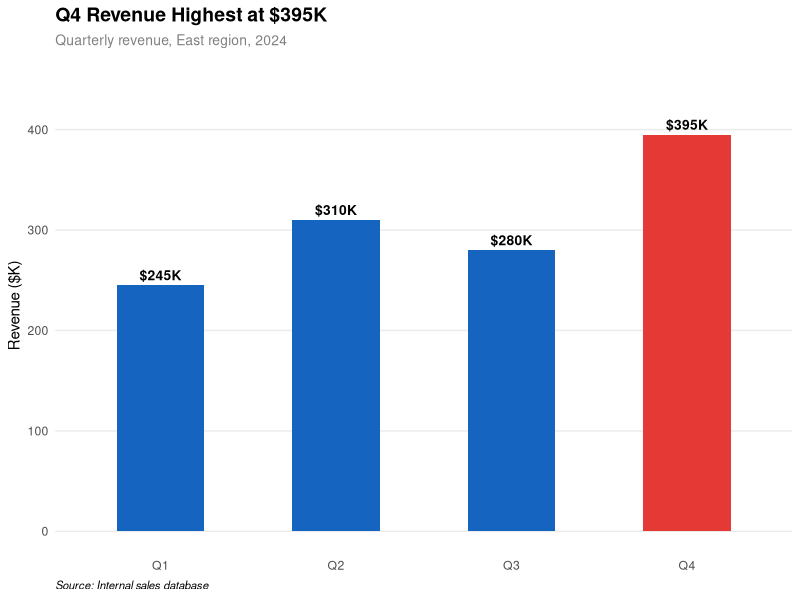
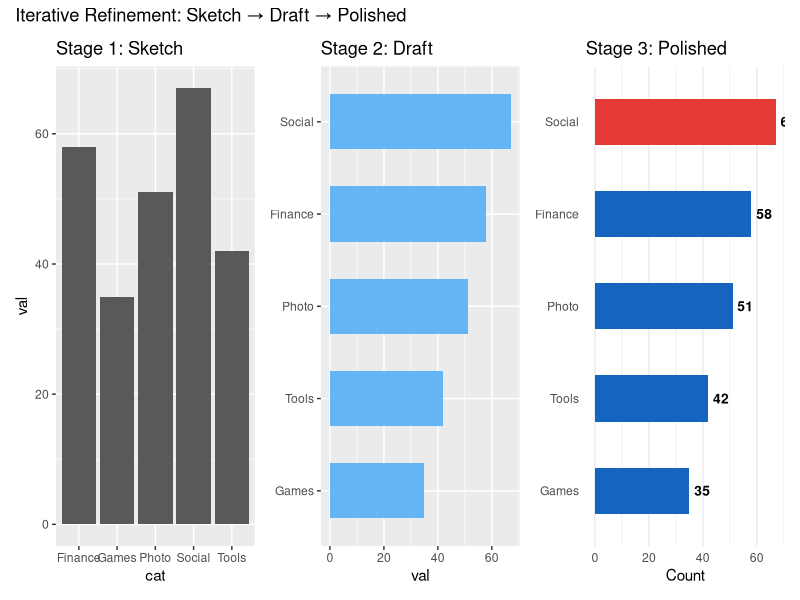
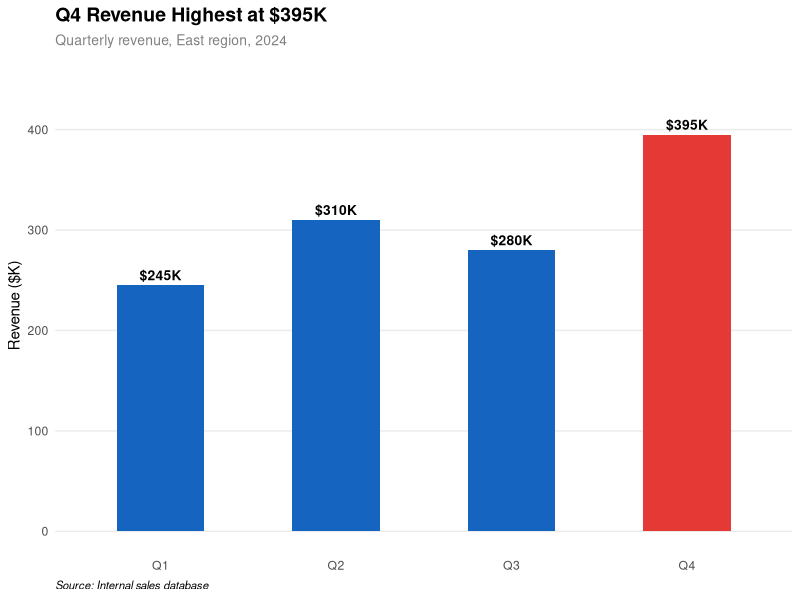
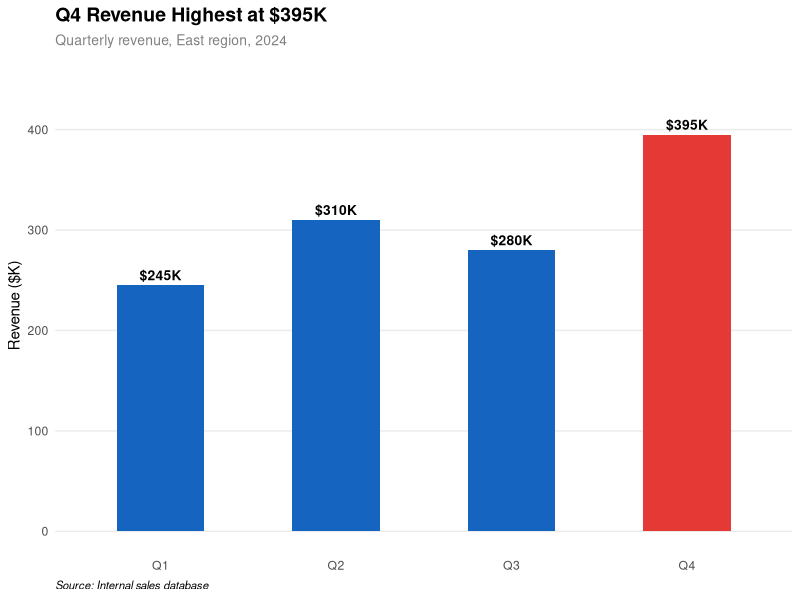
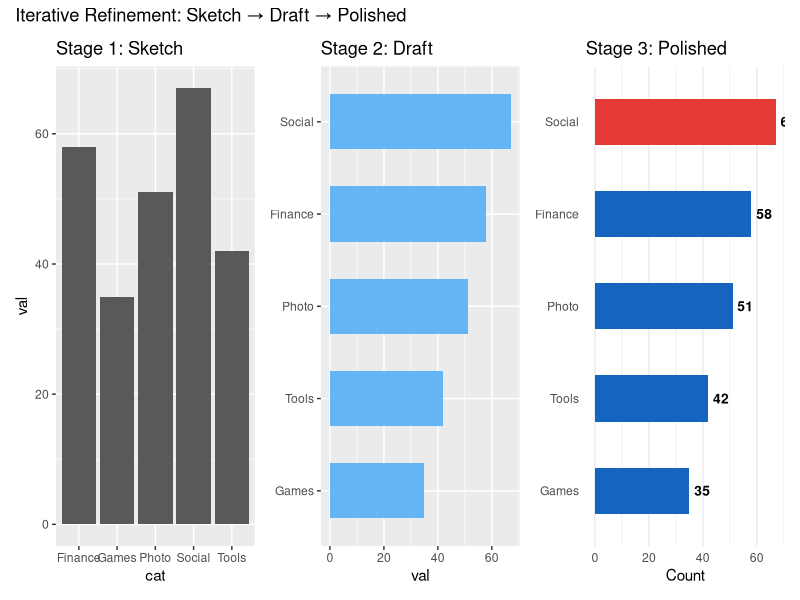
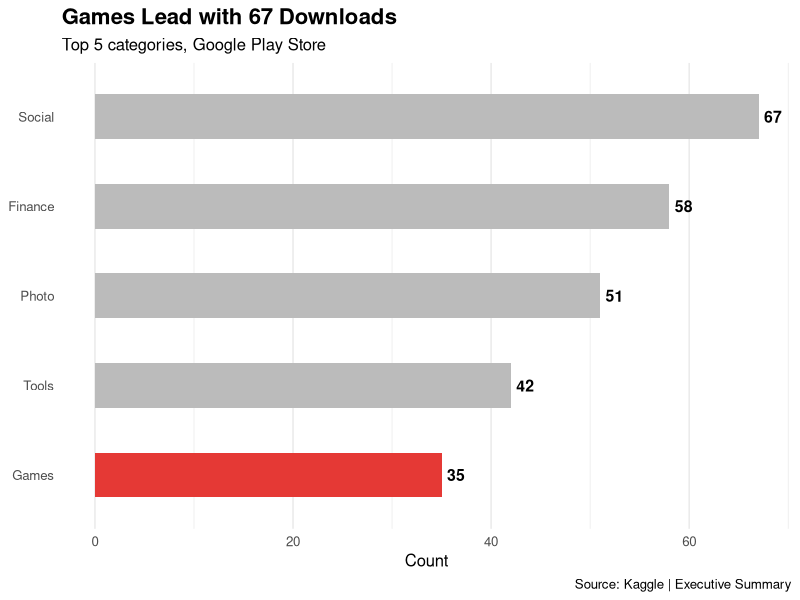
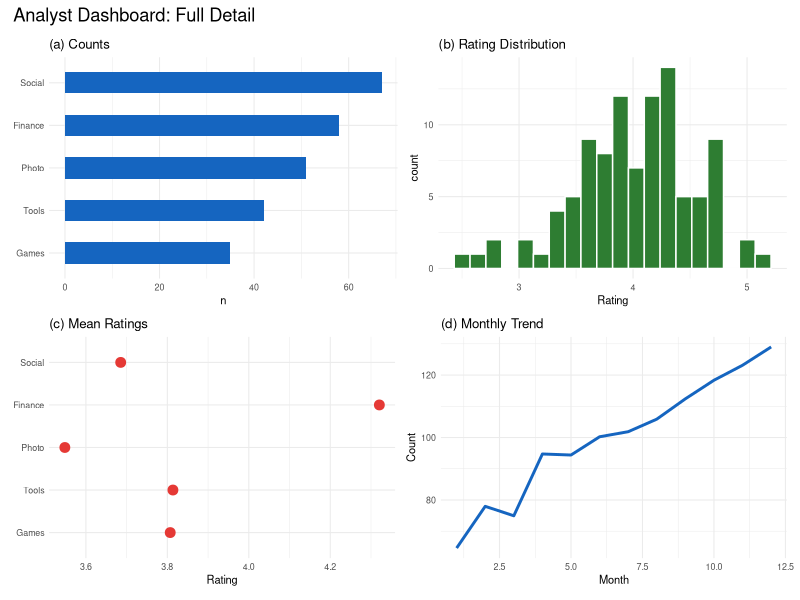

The R source for these figures, in order:
# ============================================================
# Workshop 1 — Module 6: The Design Process
# R Demonstration Script
# Data Visualization for Data Scientists — UNYT Tirana
# ============================================================

library(tidyverse)
library(patchwork)
dir.create("output", showWarnings = FALSE)


# ── COMPLETE PIPELINE DEMO ─────────────────────────────────
# Using a small synthetic dataset to demonstrate all 5 steps

# 1. ACQUIRE ─────────────────────────────────────────────────
# Simulating quarterly revenue data (in production: read_csv())
df_raw <- tibble(
  quarter = c("Q1", "Q2", "Q3", "Q4"),
  revenue = c(245, 310, 280, 395),
  region  = rep("East", 4)
)
cat("── Step 1: Acquire ──\n")
print(df_raw)

# 2. PARSE ───────────────────────────────────────────────────
# Ensure proper types (quarter as ordered factor)
df_parsed <- df_raw |>
  mutate(quarter = factor(quarter, levels = c("Q1","Q2","Q3","Q4"), ordered = TRUE))
cat("\n── Step 2: Parse ──\n")
str(df_parsed)

# 3. FILTER ──────────────────────────────────────────────────
# No filtering needed on this small dataset; in practice:
# df_filtered <- df_parsed |> filter(region == "East", revenue > 0)
df_filtered <- df_parsed

# 4. MINE ────────────────────────────────────────────────────
max_q <- df_filtered |> slice_max(revenue, n = 1)
cat("\n── Step 4: Mine ──\n")
cat("Best quarter:", max_q$quarter, "with $", max_q$revenue, "K\n")

# 5. REPRESENT ───────────────────────────────────────────────
p_final <- ggplot(df_filtered, aes(x = quarter, y = revenue)) +
  geom_col(aes(fill = quarter == max_q$quarter), width = 0.5, show.legend = FALSE) +
  scale_fill_manual(values = c("FALSE" = "#1565C0", "TRUE" = "#E53935")) +
  geom_text(aes(label = paste0("$", revenue, "K")),
            vjust = -0.5, size = 3.5, fontface = "bold") +
  coord_cartesian(ylim = c(0, 450)) +
  theme_minimal(base_size = 11) +
  theme(
    plot.title = element_text(size = 14, face = "bold"),
    plot.subtitle = element_text(size = 10, color = "grey50"),
    plot.caption = element_text(size = 8, face = "italic", hjust = 0),
    panel.grid.major.x = element_blank(),
    panel.grid.minor = element_blank()
  ) +
  labs(
    title = "Q4 Revenue Highest at $395K",
    subtitle = "Quarterly revenue, East region, 2024",
    caption = "Source: Internal sales database",
    x = NULL, y = "Revenue ($K)"
  )

print(p_final)
ggsave("output/pipeline_complete.png", p_final, width = 6, height = 4.5, dpi = 300)
ggsave("output/pipeline_complete.pdf", p_final, width = 6, height = 4.5)


# ── ITERATIVE REFINEMENT: 3 STAGES ────────────────────────
set.seed(42)
cats <- c("Tools", "Finance", "Games", "Social", "Photo")
vals <- c(42, 58, 35, 67, 51)
df_iter <- tibble(cat = cats, val = vals)

# Stage 1: Sketch
p1 <- ggplot(df_iter, aes(x = cat, y = val)) +
  geom_col() +
  labs(title = "Stage 1: Sketch")

# Stage 2: Draft
p2 <- ggplot(df_iter, aes(x = fct_reorder(cat, val), y = val)) +
  geom_col(fill = "#64B5F6", width = 0.6) +
  coord_flip() +
  labs(title = "Stage 2: Draft", x = NULL)

# Stage 3: Polished
p3 <- ggplot(df_iter, aes(x = fct_reorder(cat, val), y = val,
                            fill = val == max(val))) +
  geom_col(width = 0.5, show.legend = FALSE) +
  scale_fill_manual(values = c("FALSE" = "#1565C0", "TRUE" = "#E53935")) +
  geom_text(aes(label = val), hjust = -0.3, size = 3.5, fontface = "bold") +
  coord_flip() +
  theme_minimal() +
  theme(panel.grid.major.y = element_blank()) +
  labs(title = "Stage 3: Polished", x = NULL, y = "Count")

p_iteration <- p1 + p2 + p3 +
  plot_annotation(title = "Iterative Refinement: Sketch → Draft → Polished")

print(p_iteration)
ggsave("output/iteration_stages.png", p_iteration, width = 12, height = 4, dpi = 300)


# ── AUDIENCE ADAPTATION ───────────────────────────────────
# Executive version: 1 chart, grey + accent
p_exec <- ggplot(df_iter, aes(x = fct_reorder(cat, val), y = val,
                                fill = cat == "Games")) +
  geom_col(width = 0.5, show.legend = FALSE) +
  scale_fill_manual(values = c("FALSE" = "#BBBBBB", "TRUE" = "#E53935")) +
  geom_text(aes(label = val), hjust = -0.3, size = 4, fontface = "bold") +
  coord_flip() +
  theme_minimal(base_size = 12) +
  theme(
    panel.grid.major.y = element_blank(),
    plot.title = element_text(size = 16, face = "bold")
  ) +
  labs(title = "Games Lead with 67 Downloads",
       subtitle = "Top 5 categories, Google Play Store",
       x = NULL, y = "Count",
       caption = "Source: Kaggle | Executive Summary")

# Analyst version: 4-panel dashboard
p_a1 <- ggplot(df_iter, aes(x = fct_reorder(cat, val), y = val)) +
  geom_col(fill = "#1565C0", width = 0.5) + coord_flip() +
  labs(title = "(a) Counts", x = NULL, y = "n") + theme_minimal(base_size = 8)

p_a2 <- ggplot(tibble(x = rnorm(100, 4, 0.5)), aes(x = x)) +
  geom_histogram(fill = "#2E7D32", bins = 20, color = "white") +
  labs(title = "(b) Rating Distribution", x = "Rating") + theme_minimal(base_size = 8)

p_a3 <- ggplot(df_iter, aes(x = fct_reorder(cat, val), y = runif(5, 3.5, 4.5))) +
  geom_point(size = 3, color = "#E53935") +
  coord_flip() + labs(title = "(c) Mean Ratings", x = NULL, y = "Rating") +
  theme_minimal(base_size = 8)

p_a4 <- ggplot(tibble(x = 1:12, y = cumsum(rnorm(12, 5, 8)) + 50),
               aes(x = x, y = y)) +
  geom_line(color = "#1565C0", linewidth = 1) +
  labs(title = "(d) Monthly Trend", x = "Month", y = "Count") +
  theme_minimal(base_size = 8)

p_analyst <- (p_a1 | p_a2) / (p_a3 | p_a4) +
  plot_annotation(title = "Analyst Dashboard: Full Detail")

ggsave("output/exec_version.png", p_exec, width = 7, height = 5, dpi = 300)
ggsave("output/analyst_version.png", p_analyst, width = 10, height = 7, dpi = 300)

cat("\n── All M06 plots saved to output/ ──\n")
